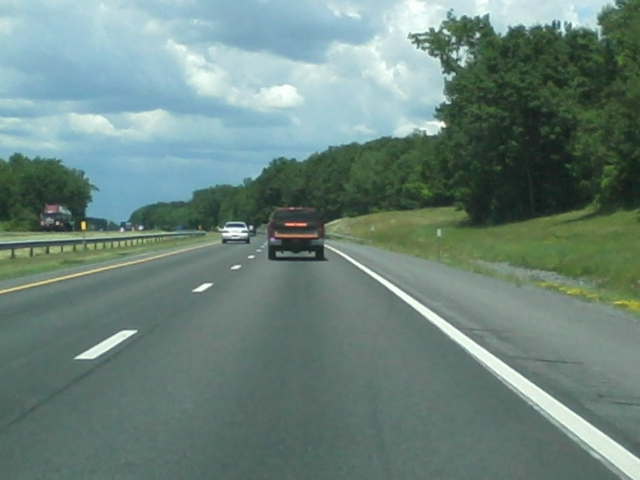
%> input picture TBK_Road_Home_frm_CVPR_2012.jpg, 1280 x 960 px (shown at 1/2 size)
$ octave --eval "HW03_TBK_KEY_Q07_Road;"   (GNU Octave 9; MATLAB toolbox functions it lacks are replaced by stand-ins)
%> lines starting %> are read from the running program, lines starting %| are printed output that depends on the picture; in (x1, y1, x2, y2) boxes, pixels count from 0 and x2, y2 are one past the last pixel; in counts of white or black regions, pixels touching at a corner belong together; the program's own positions count from 1
function HW03_TBK_KEY_Q07_Road()
%
%
%  HW03_TBK_KEY_Q07
%
% Consider the image named TEST_IMAGES/TBK_Road_Home_frm_CVPR_2012?
%
% Create an imaging chain to show the edges of the white line on the road.
%
% Again, show the image before and after, and explain
% your imaging chain and what each step of your imaging chain does.
%
developing_this_code = true;

    %
    %  Fix the shopping list, so that the text is visible, but do it using
    %  a histogram analysis,and computations.
    %

    % Read in the input image:
    im01    = imread( 'TBK_Road_Home_frm_CVPR_2012.jpg');
%> im01 is the input picture: size 960x1280x3 uint8; mean R, G, B 107.6, 131.8, 124.5

    % Convert to double, because --
    % for consistency, I always work and think in double values.
    % Double values are also faster for Matlab to process.
    im02    = im2double( im01 );

    % I'm looking for a grayscale image, so go to gray:
    im03    = rgb2gray( im02 );


    %% Noise Cleaning:
    %  I don't have time to figure out if median filtering
    %  or Gaussian filtering is better, so try both to start:
    %
    % Remove some high and low values using median filtering:
    im04    = medfilt2( im03, [5 5]);

    % And, smooth some extreme values using
    im05    = imfilter( im04, fspecial('gauss'), 'same', 'repl' );

    %% Edge Strength:
    % Find the horizontal and vertical edge gradients,
    % and the edge magnitudes,
    % and the edge angles.
    sobel_hz = [ 1 0 -1 ;
                 2 0 -2 ;
                 1 0 -1 ] / 8;
    sobel_vt = sobel_hz.';

    im_hz_edge_gradient     = imfilter( im05, sobel_hz, 'same', 'repl' );
    im_vt_edge_gradient     = imfilter( im05, sobel_vt, 'same', 'repl' );
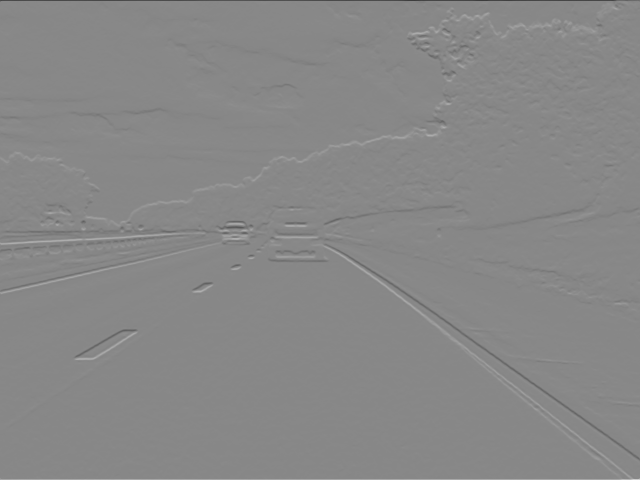
%> im_vt_edge_gradient: size 960x1280 double (shown at 1/2 size); min -0.494, max 0.433, mean 0.000179; drawn with min black and max white
    im_magnitude            = ( im_hz_edge_gradient.^2 + im_vt_edge_gradient.^2 ).^(1/2);
    im_angle                = atan2( im_vt_edge_gradient, im_hz_edge_gradient );
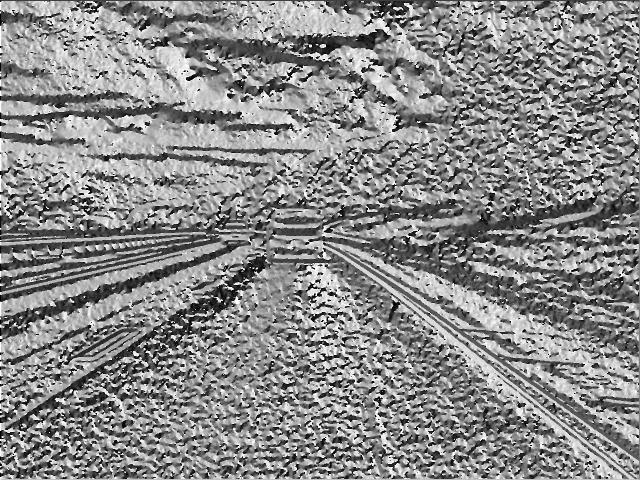
%> im_angle: size 960x1280 double (shown at 1/2 size); min -3.14, max 3.14, mean 0.258; drawn with min black and max white

    %% Dimensions:
    % Get the image dimensions:
    dims                    = size( im05 );
%> dims = [960 1280]


    %% DEVELOPMENT:  TRY THEM ALL
    %
    % During development, the "try them all" approach helps clarify what is going on,
    % and how your feature selection might help:
    if developing_this_code
        min_angle   = -pi;      % or   min( im_angle(:) ) if you want
        max_angle   =  pi;      % max( im_angle(:) );

        angle_delta     = pi / 8;
        for bot_angle = min_angle : angle_delta : (max_angle - angle_delta)


            % Create a new figure to display the development images in:
            % This is normally done outside the loop, but here it is done
            % inside the loop when publishing the code to a PDF.
            figure('Position',[400 40 1024 768]);

            top_angle           = bot_angle + angle_delta;
            b_selected_edges    = im_angle >= bot_angle & im_angle <= top_angle;

            % Copy the edge image, and THEN
            % set the edges that are not at the correct angles to zero:
            temporary_im                        = im_magnitude;
            temporary_im( ~b_selected_edges )   = 0;


            text_msg_rads = sprintf('Edges with angles between %6.3f and %6.3f radians ', bot_angle, top_angle);

            text_msg_degs = sprintf('Edges with angles between %6.3f and %6.3f degs. ', ...
                                        bot_angle*180/pi, ...
                                        top_angle*180/pi );

            imagesc( temporary_im.^(1/2) );
            colormap( gray );
            title( text_msg_degs, 'FontSize', 14, 'FontWeight', 'bold' );

            fprintf( '%s\n',   text_msg_rads );
            fprintf( '%s\n\n', text_msg_degs );

            pause(2);
        end
%> this loop made 16 passes
%> pass 1, in HW03_TBK_KEY_Q07_Road, `b_selected_edges    = im_angle >= bot_angle & im_angle <= top_angle;`:
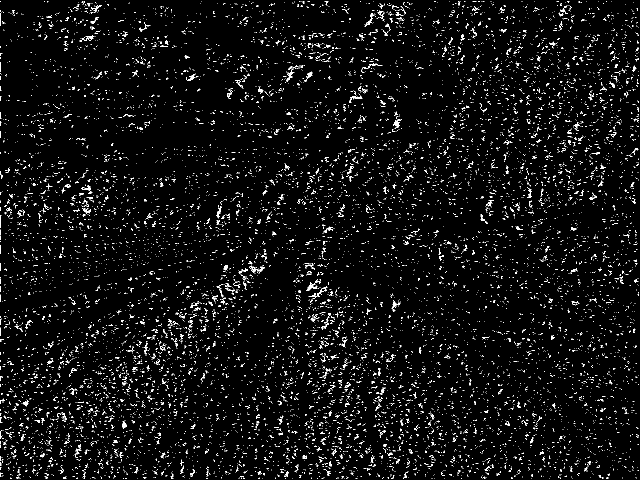
%> b_selected_edges: size 960x1280 logical (shown at 1/2 size); 4% white in thin lines or dots
%> pass 3, in HW03_TBK_KEY_Q07_Road, `b_selected_edges    = im_angle >= bot_angle & im_angle <= top_angle;`:
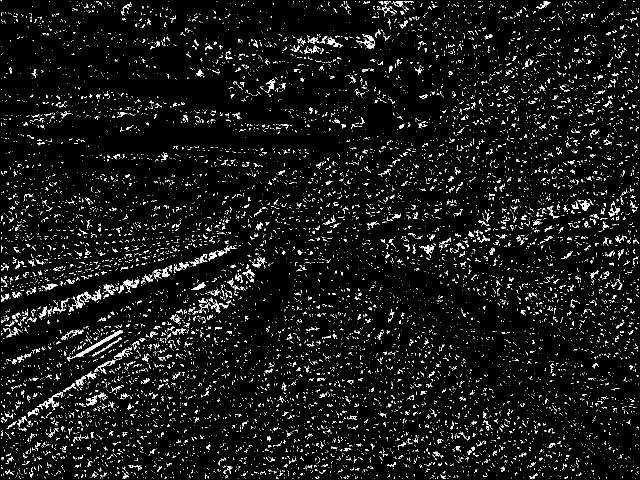
%> b_selected_edges: size 960x1280 logical (shown at 1/2 size); 5.5% white in thin lines or dots

        % Clear the development information from the workspace:
        clear min_angle max_angle bot_angle top_angle angle_delta b_selected_edges temporary_im;
    end  % development code


    %% Feature Selection:
    %
    %  Limit the edges by features of magnitude and gradient direction.
    %
    thresh_str_xx_percent                   = threshold_top_percent( im_magnitude, 0.075 );
%> in threshold_top_percent, `thresh                  = all_values( cut_off );`: thresh = 0.0185
%> thresh_str_xx_percent = 0.0185
    b_correct_edge_strength                 = im_magnitude >= thresh_str_xx_percent;
%> b_correct_edge_strength: size 960x1280 logical; 7.5% white; 914 white regions (655 under 20 px), largest, box (x1, y1, x2, y2) and area: (0, 0, 1280, 960) 62817, (172, 470, 380, 501) 2006, (917, 394, 1192, 460) 1598

    % Use the range of angles that was experimentally determined to be good angles.
    % Add tolerance to include some angles outside the range.
    b_correct_angles                        = im_angle > (5*pi/8) & (im_angle < 7*pi/8);
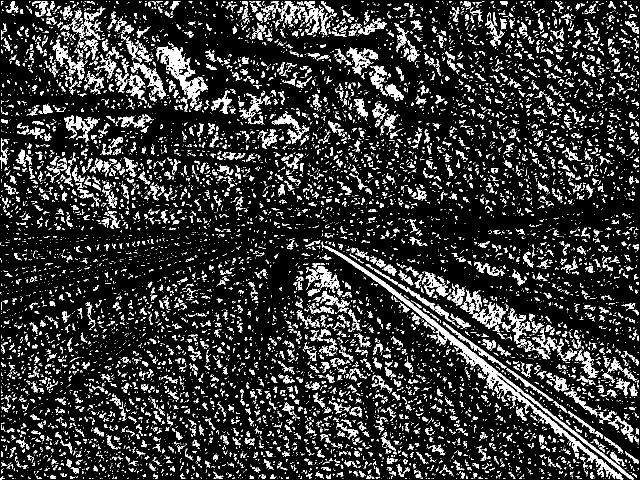
%> b_correct_angles: size 960x1280 logical (shown at 1/2 size); 15.6% white; 8930 white regions (6865 under 20 px), largest, box (x1, y1, x2, y2) and area: (642, 483, 1268, 959) 9468, (312, 93, 416, 218) 3380, (594, 2, 657, 71) 1272

    edge_image                              = im_magnitude;     % Copy the magnitudes

    %
    %  Isolate those edges that have the correct angles:
    %
    im_correct_strengths                            = edge_image;
    im_correct_strengths(~b_correct_edge_strength ) = 0;    % Eliminate edges at the wrong angles

    %
    %  Isolate those edges that have the correct angles:
    %
    im_correct_angles                               = edge_image;
    im_correct_angles( ~b_correct_angles )          = 0;    % Eliminate edges at the wrong angles


    %
    %   We could have done these two steps using the following code:
    %
    edge_image( ~b_correct_angles )         = 0;    % Eliminate edges at the wrong angles
    edge_image( ~b_correct_edge_strength )  = 0;    % Eliminate edges at the wrong strengths
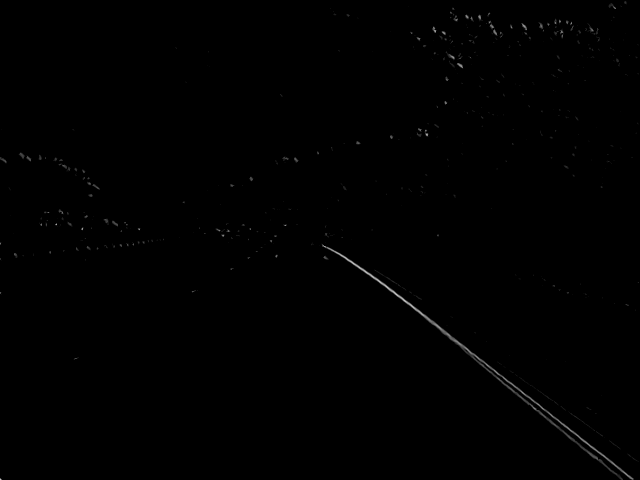
%> edge_image: size 960x1280 double (shown at 1/2 size); min 0, max 0.192, mean 0.000522; drawn with min black and max white
%> `HW03_TBK_KEY_Q07_Road;`:
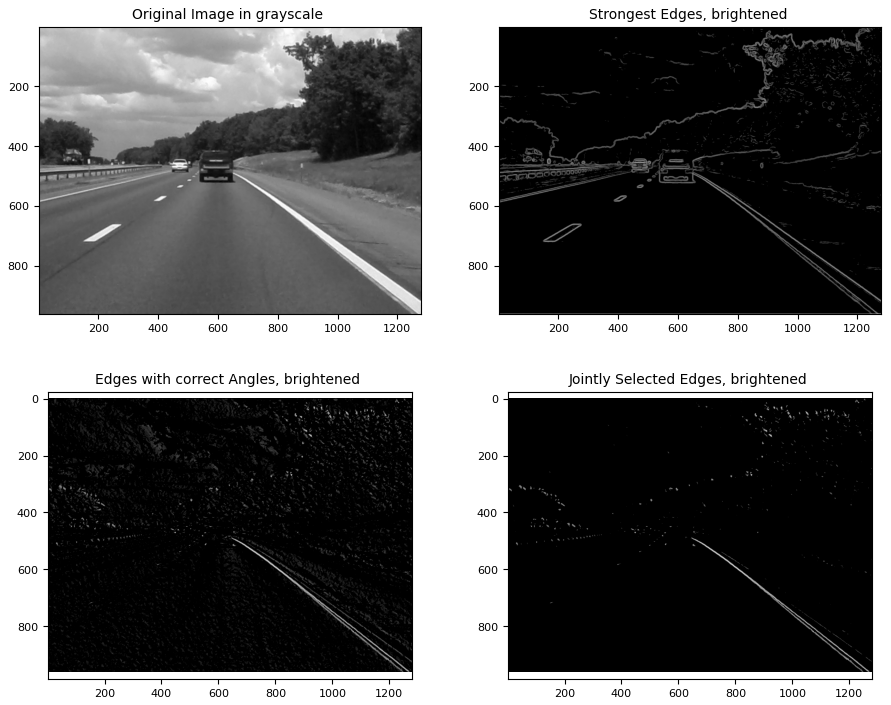
%> figure redrawn from the program's plot data, 4 panels


    %
    %   A further combination might have been this:
    %
    edge_image( ~b_correct_angles |  ~b_correct_edge_strength )  = 0;

    %
    % Plot the before and after histograms:
    %
    figure('Position',[10 10 1024 768]);
    subplot(2,2,1);
    imagesc( im03 );
    colormap(gray);
    axis image;
    title('Original Image in grayscale ', 'FontSize', 16 );

    subplot(2,2,2);
    imagesc( im_correct_strengths.^(0.5) );
    colormap(gray);
    axis image;
    title('Strongest Edges, brightened ', 'FontSize', 16 );

    subplot(2,2,3);
    imagesc( im_correct_angles.^(0.5) );
    colormap(gray);
    axis image;
    title('Edges with correct Angles, brightened ', 'FontSize', 16 );


    subplot(2,2,4);
    imagesc( edge_image.^(0.5) );
    colormap( gray );
    axis image;
    title('Jointly Selected Edges, brightened ', 'FontSize', 16 );

end


function thresh = threshold_top_percent( im, fraction_of_top )
%function thresh = threshold_top_percent( input_image, fraction_of_top_values_to_keep )
%
% function to find threshold of top percent, given a single image of values.
% Given 0.1, this returns a threshold amount to isolate 10 percent of the pixels that are the brightest.
%

    [all_values, sort_key] = sort( im(:), 'ascend' );

    % Find cut-off for the TOP percent:
    cut_off                 = round( numel( im ) * (1-fraction_of_top) );

    thresh                  = all_values( cut_off );
end
